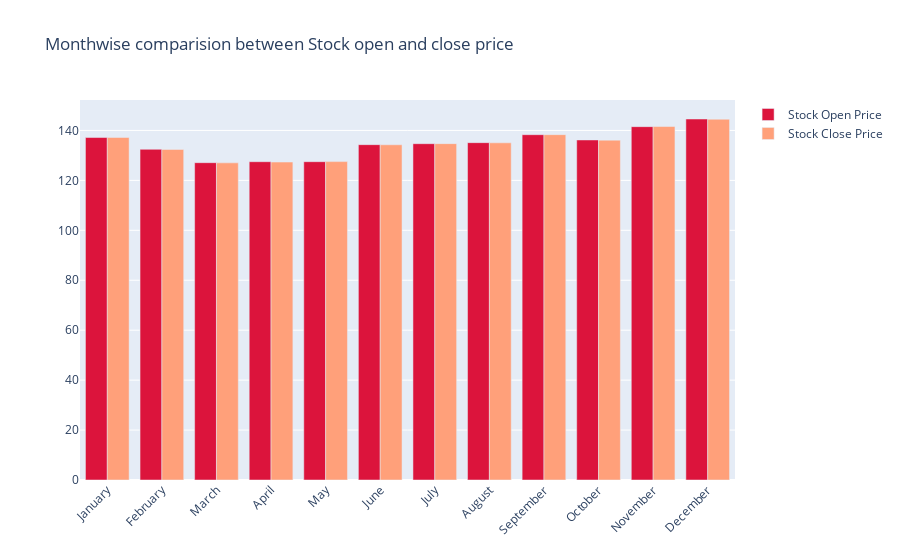

The cell this chart's notebook holds for it:
### Code cell
fig = go.Figure()

fig.add_trace(go.Bar(
    x=monthvise.index,
    y=monthvise['Open'],
    name='Stock Open Price',
    marker_color='crimson'
))
fig.add_trace(go.Bar(
    x=monthvise.index,
    y=monthvise['Close'],
    name='Stock Close Price',
    marker_color='lightsalmon'
))

fig.update_layout(barmode='group', xaxis_tickangle=-45, 
                  title='Monthwise comparision between Stock open and close price')
fig.show()

### Figure 1 — Plotly figure (JSON) as saved in the notebook; plotly's stock layout.template omitted (floating-point values rounded to 4 significant figures)
{"data": [{"marker": {"color": "crimson"}, "name": "Stock Open Price", "type": "bar", "x": ["January", "February", "March", "April", "May", "June", "July", "August", "September", "October", "November", "December"], "y": [137.2, 132.4, 127.1, 127.5, 127.5, 134.3, 134.7, 135.1, 138.3, 136.2, 141.5, 144.6]}, {"marker": {"color": "lightsalmon"}, "name": "Stock Close Price", "type": "bar", "x": ["January", "February", "March", "April", "May", "June", "July", "August", "September", "October", "November", "December"], "y": [137.2, 132.4, 127.0, 127.3, 127.5, 134.3, 134.7, 135.0, 138.3, 136.1, 141.6, 144.5]}], "layout": {"autosize": true, "barmode": "group", "title": {"text": "Monthwise comparision between Stock open and close price"}, "xaxis": {"autorange": true, "range": [-0.5, 11.5], "tickangle": -45, "type": "category"}, "yaxis": {"autorange": true, "range": [0, 152.2], "type": "linear"}}}
